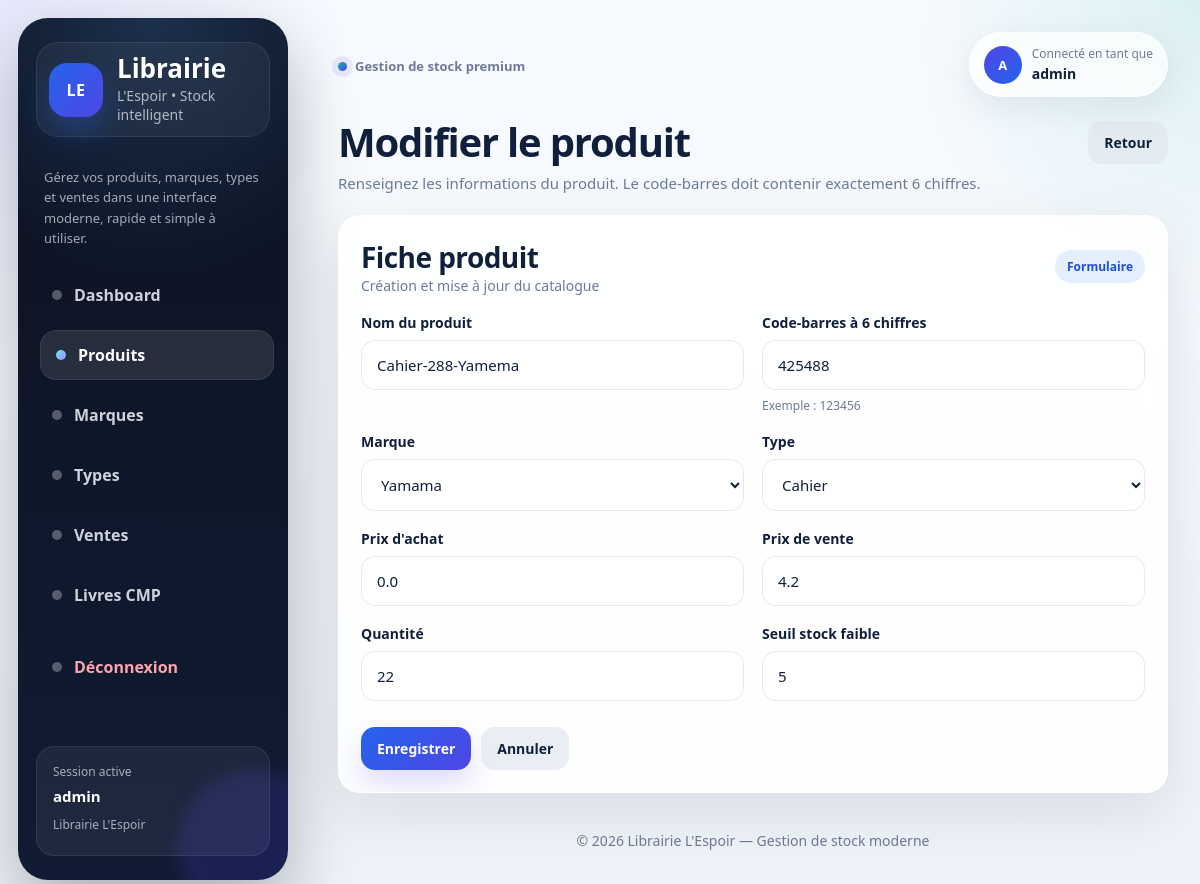
The page /products/2/edit (signed in) on the database its author committed.
### app.py (models this page shows)
class Product(db.Model):
    id = db.Column(db.Integer, primary_key=True)
    name = db.Column(db.String(180), nullable=False)
    barcode = db.Column(db.String(6), unique=True, nullable=False)
    brand_id = db.Column(db.Integer, db.ForeignKey('brand.id'), nullable=False)
    type_id = db.Column(db.Integer, db.ForeignKey('product_type.id'), nullable=False)
    purchase_price = db.Column(db.Float, nullable=False, default=0)
    sale_price = db.Column(db.Float, nullable=False, default=0)
    quantity = db.Column(db.Integer, nullable=False, default=0)
    min_quantity = db.Column(db.Integer, nullable=False, default=5)
    created_at = db.Column(db.DateTime, default=datetime.utcnow)
    updated_at = db.Column(db.DateTime, default=datetime.utcnow, onupdate=datetime.utcnow)

class Brand(db.Model):
    id = db.Column(db.Integer, primary_key=True)
    name = db.Column(db.String(120), unique=True, nullable=False)
    products = db.relationship('Product', backref='brand', lazy=True)

class ProductType(db.Model):
    id = db.Column(db.Integer, primary_key=True)
    name = db.Column(db.String(120), unique=True, nullable=False)
    products = db.relationship('Product', backref='product_type', lazy=True)

### app.py (the view, shortened to what this page needs)
@app.route('/products/<int:product_id>/edit', methods=['GET', 'POST'])
@login_required
def edit_product(product_id):
    product = Product.query.get_or_404(product_id)
    brands = Brand.query.order_by(Brand.name.asc()).all()
    types = ProductType.query.order_by(ProductType.name.asc()).all()
    return render_template('product_form.html', product=product, brands=brands, types=types)

### app.py (called while the page is built)
def login_required(f):
    @wraps(f)
    def decorated_function(*args, **kwargs):
        if not session.get('admin_id'):
            flash('Veuillez vous connecter pour accéder à cette page.', 'warning')
            return redirect(url_for('login'))
        return f(*args, **kwargs)
    return decorated_function

@app.context_processor
def inject_now():
    return {'current_year': datetime.now().year}

### templates/product_form.html (shortened to what this page needs)
{% extends 'base.html' %}
{% block content %}
<div class="page-header">
    <div>
        <h1>{% if product %}Modifier le produit{% else %}Ajouter un produit{% endif %}</h1>
        <p>Renseignez les informations du produit. Le code-barres doit contenir exactement 6 chiffres.</p>
    </div>
    <div class="page-header-actions">
        <a href="{{ url_for('products') }}" class="btn light">Retour</a>
    </div>
</div>
<section class="panel form-panel">
    <div class="panel-header">
        <div>
            <h2>Fiche produit</h2>
            <div class="panel-subtitle">Création et mise à jour du catalogue</div>
        </div>
        <span class="badge info">Formulaire</span>
    </div>
    <form method="post" class="form grid-form">
        <div>
            <label>Nom du produit</label>
            <input type="text" name="name" value="{{ product.name if product else '' }}" required>
        </div>
        <div>
            <label>Code-barres à 6 chiffres</label>
            <input type="text" name="barcode" pattern="\d{6}" maxlength="6" value="{{ product.barcode if product else generated_barcode }}" required>
            <span class="form-hint">Exemple : 123456</span>
        </div>
        <div>
            <label>Marque</label>
            <select name="brand_id" required>
                {% for brand in brands %}
                    <option value="{{ brand.id }}" {% if product and product.brand_id == brand.id %}selected{% endif %}>{{ brand.name }}</option>
                {% endfor %}
            </select>
        </div>
        <div>
            <label>Type</label>
            <select name="type_id" required>
                {% for type in types %}
                    <option value="{{ type.id }}" {% if product and product.type_id == type.id %}selected{% endif %}>{{ type.name }}</option>
                {% endfor %}
            </select>
        </div>
        <div>
            <label>Prix d'achat</label>
            <input type="number" step="0.001" name="purchase_price" value="{{ product.purchase_price if product else 0 }}" required>
        </div>
        <div>
            <label>Prix de vente</label>
            <input type="number" step="0.001" name="sale_price" value="{{ product.sale_price if product else 0 }}" required>
        </div>
        <div>
            <label>Quantité</label>
            <input type="number" name="quantity" value="{{ product.quantity if product else 0 }}" required>
        </div>
        <div>
            <label>Seuil stock faible</label>
            <input type="number" name="min_quantity" value="{{ product.min_quantity if product else 5 }}" required>
        </div>
        <div class="form-actions">
            <button type="submit" class="btn primary">Enregistrer</button>
            <a href="{{ url_for('products') }}" class="btn light">Annuler</a>
        </div>
    </form>
</section>
{% endblock %}

### static/style.css (style rules this page uses)
:root { --bg: #0b1020; --bg-soft: #11172b; --page: #f4f7fb; --panel: rgba(255, 255, 255, 0.88); --panel-strong: #ffffff; --text: #10203a; --muted: #6d7b97; --line: rgba(148, 163, 184, 0.20); --primary: #4f46e5; --primary-2: #2563eb; --secondary: #0ea5a4; --success: #059669; --danger: #dc2626; --warning: #ea580c; --warning-bg: rgba(255, 237, 213, 0.72); --danger-bg: rgba(254, 226, 226, 0.72); --success-bg: rgba(220, 252, 231, 0.75); --info-bg: rgba(219, 234, 254, 0.75); --shadow: 0 20px 60px rgba(15, 23, 42, 0.10); --shadow-soft: 0 10px 35px rgba(15, 23, 42, 0.08); --radius-xl: 28px; --radius-lg: 22px; --radius-md: 16px; --radius-sm: 12px; }
* { box-sizing: border-box; }
html { scroll-behavior: smooth; }
body { margin: 0; color: var(--text); font-family: Inter, ui-sans-serif, system-ui, -apple-system, BlinkMacSystemFont, "Segoe UI", sans-serif; background: radial-gradient(circle at top left, rgba(79, 70, 229, 0.10), transparent 24%), radial-gradient(circle at top right, rgba(14, 165, 164, 0.12), transparent 20%), linear-gradient(180deg, #f8fbff 0%, #eef3f9 100%); }
a { color: inherit; }
.page-header { display: flex; justify-content: space-between; align-items: flex-start; gap: 18px; margin-bottom: 22px; }
.page-header h1 { margin: 0; font-size: 40px; line-height: 1.05; letter-spacing: -0.03em; }
.page-header p { margin: 10px 0 0; color: var(--muted); font-size: 15px; }
.page-header-actions { display: flex; flex-wrap: wrap; gap: 10px; }
.hero-card, .card, .panel, .soft-panel { position: relative; overflow: hidden; background: var(--panel); border: 1px solid rgba(255,255,255,0.82); box-shadow: var(--shadow); backdrop-filter: blur(12px); }
.hero-card, .card, .panel, .soft-panel { border-radius: var(--radius-lg); }
.panel, .form-panel { padding: 22px; margin-bottom: 18px; }
.panel-header { display: flex; justify-content: space-between; align-items: center; gap: 12px; margin-bottom: 18px; }
.panel-header h2, .panel h2 { margin: 0; font-size: 28px; letter-spacing: -0.02em; }
.panel-subtitle { color: var(--muted); font-size: 14px; }
.form label { display: block; font-size: 14px; font-weight: 700; margin: 0 0 8px; }
input, select { width: 100%; padding: 14px 15px; border: 1px solid rgba(148,163,184,0.22); border-radius: 14px; background: rgba(255,255,255,0.92); font-size: 15px; color: var(--text); transition: border-color 0.18s ease, box-shadow 0.18s ease, transform 0.18s ease; }
input::placeholder { color: #94a3b8; }
.form-hint { display: block; margin-top: 7px; color: var(--muted); font-size: 12px; }
.btn { display: inline-flex; align-items: center; justify-content: center; gap: 8px; border: none; border-radius: 14px; padding: 12px 16px; text-decoration: none; color: white; cursor: pointer; font-weight: 700; font-size: 14px; transition: transform 0.18s ease, box-shadow 0.18s ease, opacity 0.18s ease; }
.btn.primary { background: linear-gradient(135deg, var(--primary-2), var(--primary)); box-shadow: 0 14px 28px rgba(79, 70, 229, 0.18); }
.btn.light { background: rgba(226,232,240,0.75); color: var(--text); }
.grid-form { display: grid; grid-template-columns: repeat(2, minmax(0, 1fr)); gap: 18px; }
.form-actions { grid-column: 1 / -1; display: flex; gap: 10px; margin-top: 8px; }
.badge { display: inline-flex; align-items: center; gap: 8px; padding: 8px 12px; border-radius: 999px; font-size: 12px; font-weight: 700; }
.badge.info { color: #1d4ed8; background: var(--info-bg); }
body, input, select, textarea, button, table, td, th { font-family: "Segoe UI", Tahoma, Arial, "Noto Sans Arabic", "Noto Naskh Arabic", sans-serif; }
input, textarea, select { unicode-bidi: plaintext; }

### rows shown on the page
Product: name "Cahier-288-Yamema", barcode "425488", brand_id "Yamama", type_id "Cahier", purchase_price "0.0", sale_price "4.2", quantity "22", min_quantity "5"

### other values the page prints
{{ session.get('username', 'admin') }} "admin"
{{ session.get('username', 'A')[:1] }} "A"
